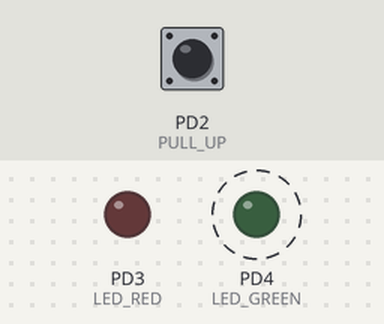
A program run on a simulated ATmega328P, built with avr-gcc and emulated at 16 MHz. On the bench: output pins drawn as LEDs (lit = HIGH). Dashed ring = blinking. Inputs (shaded band) come from the test bench; at power-on: PD2 (PULL_UP) HIGH.

Above: at 1.2 s.
1.3 s: PD2 (PULL_UP) pulled LOW for 0.15 s
At 2.6 s:
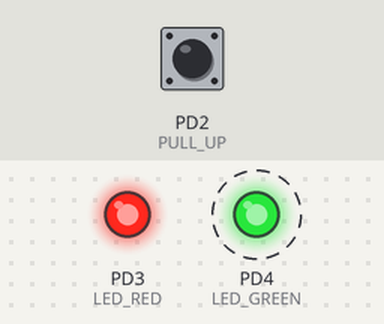
4.4 s: PD2 (PULL_UP) pulled LOW for 1 s
At 7.0 s:
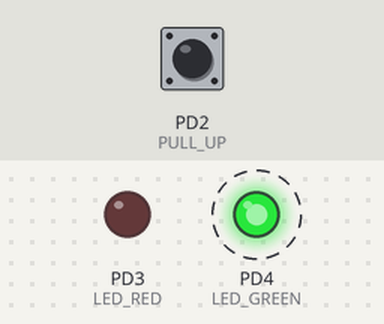
8.4 s: PD2 (PULL_UP) pulled LOW for 3.2 s
At 10.1 s:
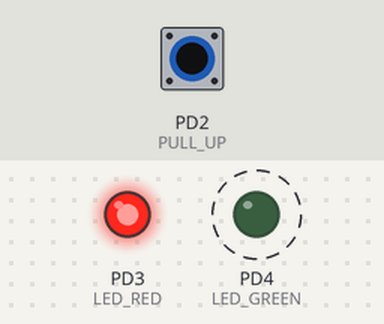
Timing chart, 0 to 20.6 s (numbered marks = the images above; inputs shaded):
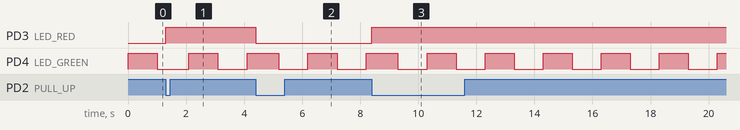

The program:

main.c
```c
/*
 * E1.c
 *
 * Created: 26/02/2024 9:26:19
 * Author : DCE
 */

#include <avr/io.h>

#define F_CPU 16000000UL
#include <avr/io.h>
#include <avr/interrupt.h>
#include <util/delay.h>
#include "PORTS.h"
#include "MACROS.h"
#include "PARAMETERS.h"
///-------- Interrupt Service Routines --------------------------
/// If INT0 interrupt is enabled, each time the pushbutton is
/// pressed, the int interrupt is triggered. Then all the actions
/// written into the ISR are executed. When it finishes, the flag is
/// cleared and the main program continues.
ISR(INT0_vect) {
	///--------------------------------------------------------
	/// 1.- Toggle the red LED
	///--------------------------------------------------------
	TOGGLEBIT (GPIO01_OUT, LED_RED); // Toggle the RED_LED
	//--------------------------------------------------------------------
	// 2. To avoid a new interrupt due to a falling edge caused by bouncing
	//--------------------------------------------------------------------
	_delay_ms (100); // Although is not recommended
}
int main(void) {
	/// ------------ SETUP ----------------------------------------
	/// -----------------------------------------------------------
	/// 1.- Configure ports
	/// -----------------------------------------------------------
	GPIO_init();
	/// -----------------------------------------------------------
	/// 2.- Configure external interrupt
	/// -----------------------------------------------------------
	EICRA = (1<<ISC01) |(0<<ISC00) | // INT0 is triggered by a falling edge
	(0<<ISC11) |(0<<ISC10); // INT1 is set as default value (0)
	EIMSK |= (1<<INT0); // Enable the ISR of INT0;
	/// -----------------------------------------------------------
	/// 3.- Enable global interrupts
	/// -----------------------------------------------------------
	sei(); // Equivalent to SREG |=(1<<I);
	///------------ LOOP ----------------------------------------
	while (1) {
		/// -----------------------------------------------------------
		/// 1.- Toggle the green LD
		/// -----------------------------------------------------------
		TOGGLEBIT(GPIO01_OUT, LED_GREEN);
		_delay_ms(BLINK_TIME);
	}
}
```

MACROS.h
```c
/*
 * MACROS.h
 *
 * Created: 19/02/2024 10:16:42
 *  Author: DCE
 */


#ifndef MACROS_H_
#define MACROS_H_

//P2-Project 6
#define SETBIT(ADDRESS,BIT)		(ADDRESS |= (1<<BIT))
#define CLEARBIT(ADDRESS,BIT)	(ADDRESS &= ~(1<<BIT))
#define TOGGLEBIT(ADDRESS,BIT)	(ADDRESS ^= (1<<BIT))

//P2-Project 7

#define READ_PIN(ADDRESS,BIT)	(ADDRESS & (1<<BIT))	//Lee el estado del botón
#define BUTTON_PRESSED			0						//Cual es el estado del falso


#endif /* MACROS_H_ */
```

PARAMETERS.h
```c
/*
 * PARAMETERS.h
 *
 * Created: 19/02/2024 10:25:37
 *  Author: DCE
 */


#ifndef PARAMETERS_H_
#define PARAMETERS_H_

#define DEBOUNCE_TIME 20
#define BLINK_TIME 1000

#endif /* PARAMETERS_H_ */
```

PORTS.h
```c
/*
 * PORTS.h
 *
 * Created: 19/02/2024 10:16:24
 *  Author: DCE
 */


#ifndef PORTS_H_
#define PORTS_H_

/*DEFINIMOS LOS PUERTOS QUE VAMOS A USAR*/

//Proyecto 6

//MCU port where the led is connected. mode conf register
#define GPIO01_MODE DDRD

//Pin of port where the led is connected config as output
#define LED_RED_MODE	DDD3
#define LED_GREEN_MODE	DDD4

//MCU port where the led is connected
#define GPIO01_OUT PORTD

//pull-up
#define PULL_UP PORTD2

//Proyecto 7

#define LED_GREEN PORTD4
#define LED_RED PORTD3

#define GPIO01_IN PIND
#define BUTTON PIND2

static inline void GPIO_init(){
		//1.- Set output pins
		GPIO01_MODE |=(1<<LED_RED_MODE )|(1<<LED_GREEN_MODE );
		GPIO01_OUT |= (1<<PULL_UP);

}


#endif /* PORTS_H_ */
```

Measured:
- after the input at 1.3 s, PD3 (LED_RED): LOW → HIGH at once
- after the input at 4.4 s, PD3 (LED_RED): HIGH → LOW at once
- after the input at 8.4 s, PD3 (LED_RED): LOW → HIGH at once
- by itself, PD4 (LED_GREEN): alternates HIGH for 1.0 s and LOW for 1.0 s
